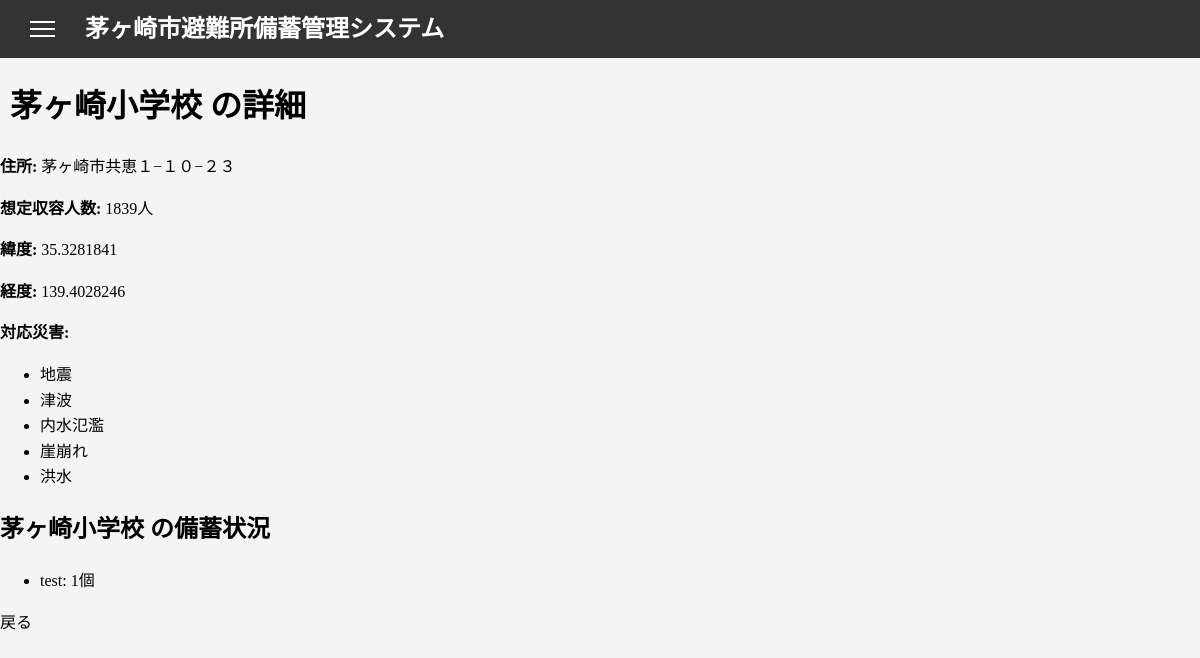
Page /shelter/1 on the earlier database version.
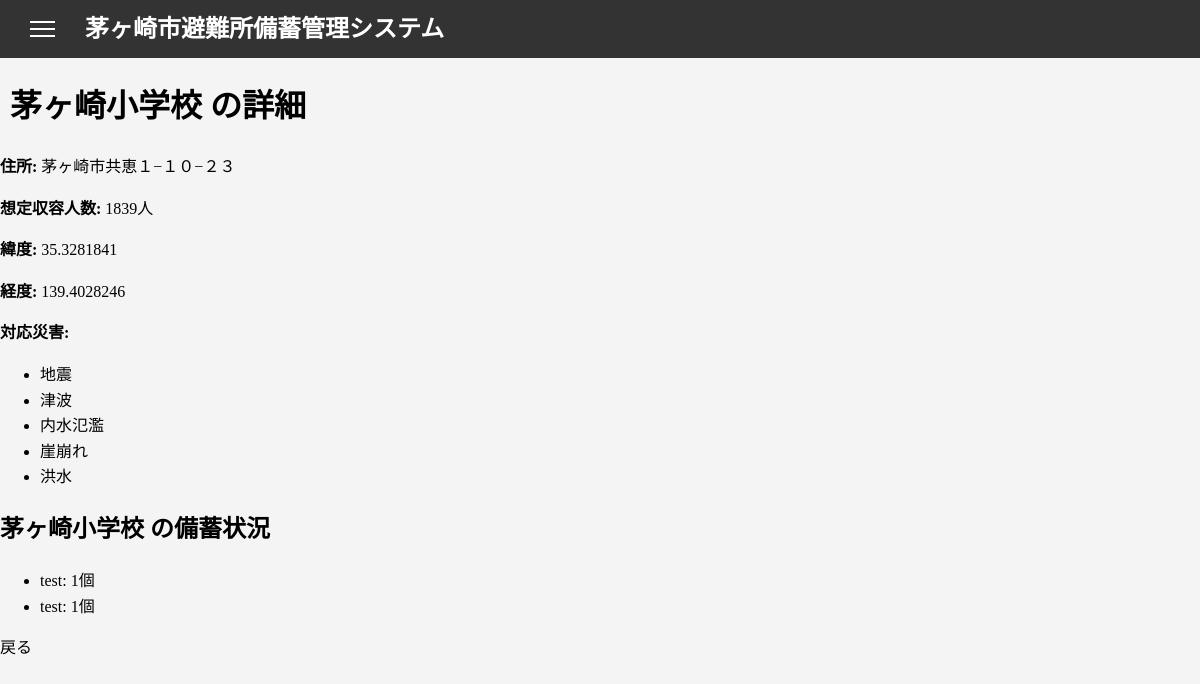
Same page on the later database version.
### app/models.py (models this page shows, shortened)
class Shelter(db.Model):
    id = db.Column(db.Integer, primary_key=True, nullable=False)
    name = db.Column(db.String(255), nullable=False)
    address = db.Column(db.String(255), nullable=False)
    capacity = db.Column(db.Integer, server_default='')
    flood = db.Column(db.Integer)
    landslide = db.Column(db.Integer)
    hightide = db.Column(db.Integer)
    earthquake = db.Column(db.Integer)
    tsunami = db.Column(db.Integer)
    fire = db.Column(db.Integer)
    inland_flooding = db.Column(db.Integer)
    volcano = db.Column(db.Integer)
    latitude = db.Column(db.Float, nullable=False)
    longitude = db.Column(db.Float, nullable=False)
    altitude = db.Column(db.Float)
    other = db.Column(db.String(255))

class Stock(db.Model):
    __tablename__ = 'stock'
    id = db.Column(db.Integer, primary_key=True, nullable=False)
    shelter_id = db.Column(db.Integer, db.ForeignKey('shelter.id'), nullable=False)
    category_id = db.Column(db.Integer, db.ForeignKey('stock_category.id'), nullable=True)
    stockname = db.Column(db.String(255), nullable=True)
    quantity = db.Column(db.String(100), nullable=True)
    unit = db.Column(db.String(100), nullable=True)
    location = db.Column(db.String(100), nullable=True)
    note = db.Column(db.Text, nullable=True)
    expiration = db.Column(db.Date, nullable=True)
    condition = db.Column(db.Text, nullable=True)
    shelter = db.relationship('Shelter', backref='stocks')
    category = db.relationship('StockCategory', backref='stocks')

### app/shelter.py (the view)
@shelter_bp.route('/shelter/<int:shelter_id>')
def shelter_detail(shelter_id):
    shelter = Shelter.query.get_or_404(shelter_id)
    stocks = Stock.query.filter_by(shelter_id=shelter.id).all()
    return render_template('shelter_detail.html', shelter=shelter, stocks=stocks)

### app/templates/shelter_detail.html (shortened to what this page needs)
{% extends "base.html" %}
{% block content %}
    <h1>{{ shelter.name }} の詳細</h1>
    <p><strong>住所:</strong> {{ shelter.address }}</p>
    <p><strong>想定収容人数:</strong> {{ shelter.capacity }}人</p>
    <p><strong>緯度:</strong> {{ shelter.latitude }}</p>
    <p><strong>経度:</strong> {{ shelter.longitude }}</p>
    <p><strong>対応災害:</strong></p>
    <ul>
        {% if shelter.earthquake is not none and shelter.earthquake == 1 %}
            <li>地震</li>
        {% endif %}
        {% if shelter.tsunami is not none and shelter.tsunami == 1 %}
            <li>津波</li>
        {% endif %}
        {% if shelter.inland_flooding is not none and shelter.inland_flooding == 1 %}
            <li>内水氾濫</li>
        {% endif %}
        {% if shelter.landslide is not none and shelter.landslide == 1 %}
            <li>崖崩れ</li>
        {% endif %}
        {% if shelter.flood is not none and shelter.flood == 1 %}
            <li>洪水</li>
        {% endif %}
    </ul>
    <h2>{{ shelter.name }} の備蓄状況</h2>
    <ul>
        {% if stocks %}
            {% for stock in stocks %}
                <li>{{ stock.stockname }}: {{ stock.quantity }}個</li>
            {% endfor %}
        {% else %}
            <li>備蓄はありません</li>
        {% endif %}
    </ul>
    <a href="/">戻る</a>
{% endblock %}

### app/templates/base.html (shortened to what this page needs)
<!DOCTYPE html>
<html lang="ja">
<head>
    <link rel="stylesheet" href="{{ url_for('static', filename='css/style.css') }}">
</head>
<body>
    <header>
        <button class="menu-toggle" aria-label="メニューを開く">
            <span class="menu-icon"></span>
        </button>
        <h1><a href="/">茅ヶ崎市避難所備蓄管理システム</a></h1>
    </header>
    <main>
        {% block content %}
        {% endblock %}
    </main>
</body>
</html>

### app/static/css/style.css (style rules this page uses)
body { line-height: 1.6; margin: 0; padding: 0; background-color: #f4f4f4; display: flex; flex-direction: column; z-index: 1000; }
header { position: fixed; background: #333; color: #fff; padding: 10px 0; display: flex; justify-content: space-between; align-items: center; z-index: 1000; }
header h1 { margin: 0; padding-left: 10px; width: 100vw; font-size: 1.5em; flex: 1; text-align: left; overflow: hidden; white-space: nowrap; }
main { width: 100%; padding-top: 0; box-sizing: border-box; padding-top: 60px; }
h1 { margin-left: 10px; }
a,a:hover,a:visited { color: inherit; text-decoration: none; }
.menu-toggle { background: none; border: none; cursor: pointer; margin-left: 10px; font-size: 1.5em; color: #fff; display: block; top: 10px; left: 50%; background-color: #333; border: none; padding: 10px 20px; border-radius: 4px; }
.menu-icon { display: block; width: 25px; height: 2px; background-color: #fff; position: relative; transition: all 0.3s ease; }
.menu-icon::before, .menu-icon::after { content: ''; display: block; width: 25px; height: 2px; background-color: #fff; position: absolute; left: 0; transition: all 0.3s ease; }
.menu-icon::before { top: -7px; }
.menu-icon::after { top: 7px; }

Differences in the rows shown:
added Stock: stockname "test", quantity "1"
